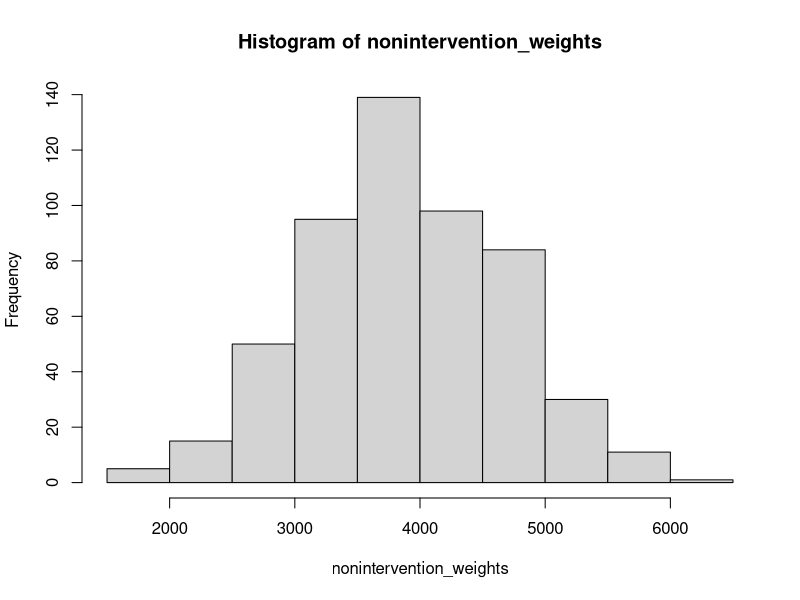
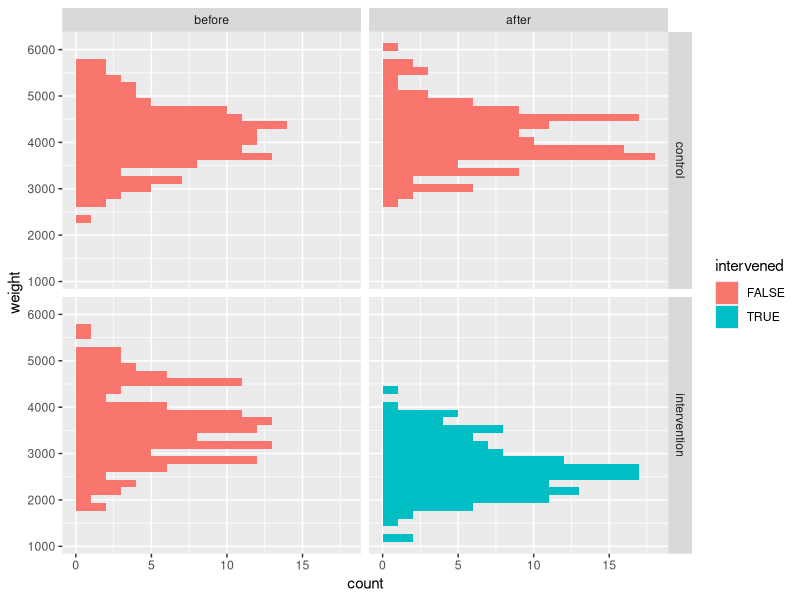
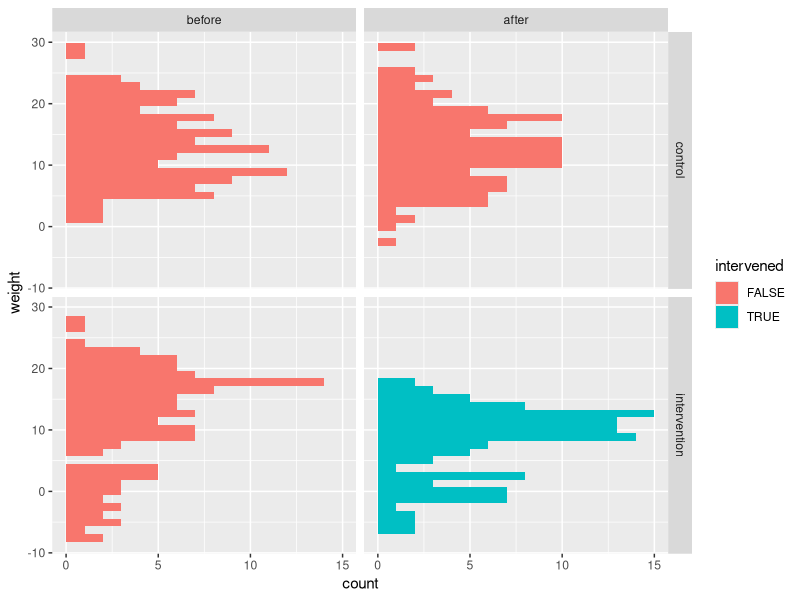
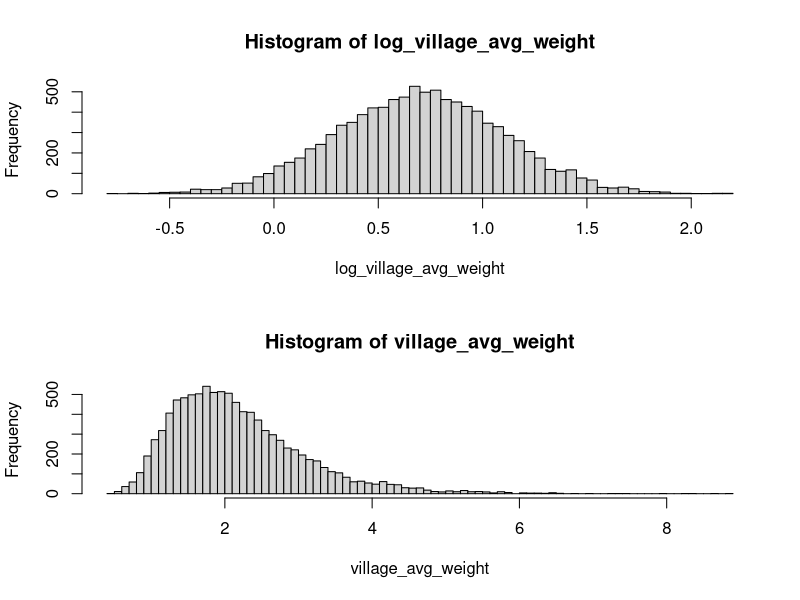
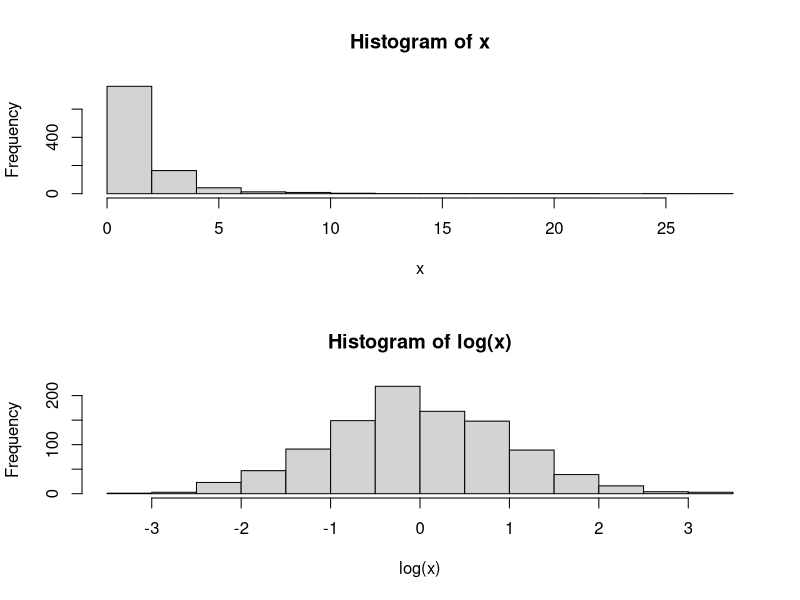
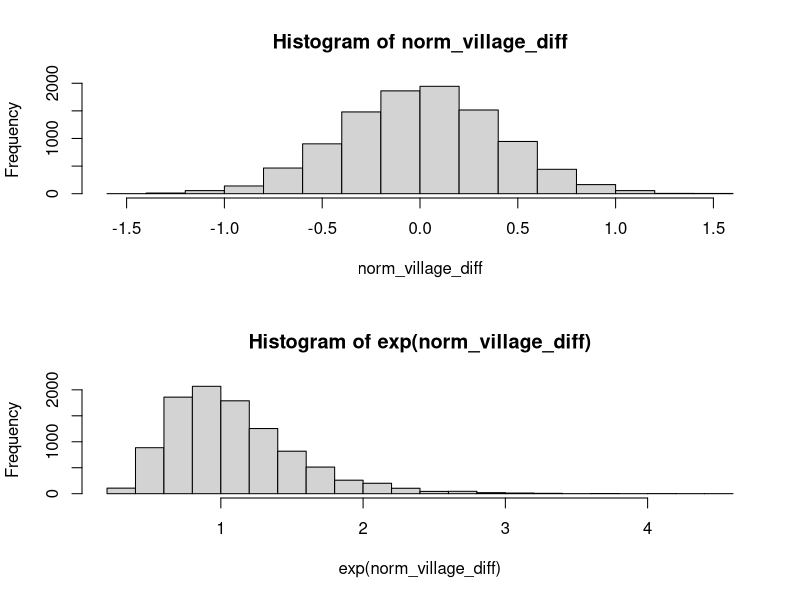
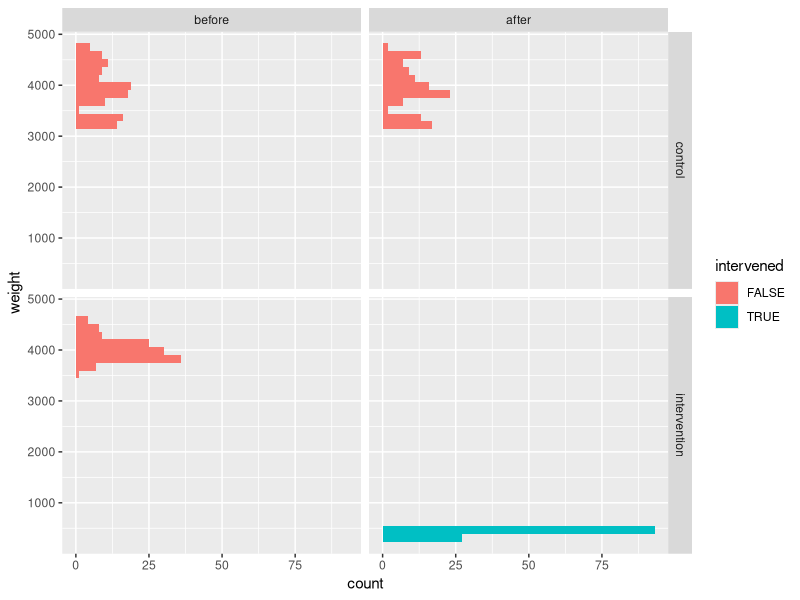

These figures' R source, in order:
library(tidyverse)

n_villages <- 8
n_households_per_village <- 11

# Create a tibble with the structure of the sampling set up, and an empty column
# for the weight of the mosquitoes collected. Each row is one sampling unit: one
# trapping effort, over the course of a month, in a single household.
data_template <- expand_grid(
  village = seq_len(n_villages),
  household = seq_len(n_households_per_village),
  month = c(1:3, 13:15),
  weight = NA
) %>%
  mutate(
    before_after = case_when(
      month %in% 1:3 ~ "before",
      month %in% 13:15 ~ "after"
    ),
    arm = case_when(
      village <= round(n_villages / 2) ~ "control",
      .default = "intervention"
    ),
    .before = "weight"
  ) %>%
  mutate(
    # make unique combinations of households and villages
    household_village_combination = paste(village,
                                          household,
                                          sep = "-"),
    unique_household = match(household_village_combination,
                             unique(household_village_combination)),
    .after = "household"
  ) %>%
  select(
    -household_village_combination
  )

view(data_template)

# what parameters do we need?

# intervention effect (% reduction)
intervention_percent_reduction <- 27 # percent

# WITHOUT intervention effect:
# study average weight (one month total, in one household)
study_avg_wt <- 4000 #mg
inter_village_sd <- 500
inter_household_sd <- 300
inter_month_sd <- 500

# # we could do the simulations with for-loops
# 
# # all 8 villages first
# village_avg_wt <- rnorm(n_villages,
#                         mean = study_avg_wt,
#                         sd = inter_village_sd)
# 
# # then loop through the villages, each time generating 8 households
# 
# # e.g. for the first village:
# household_village1_avg_wt <- rnorm(n_households_per_village,
#                                    mean = village_avg_wt[1],
#                                    sd = inter_household_sd)
# 
# # then loop through the households, each time generating 6 months
# 
# # e.g. for the first village, first household:
# month_household1_village1_wt <- rnorm(6,
#                                       mean = household_village1_avg_wt[1],
#                                       sd = inter_month_sd)

# or we can simulate them all at once, with vectorised code. This makes use of
# the fact that we can simulate zero-mean random normals, and then add on the
# mean. It also makes use of integer indexing in R.

# integer indexing:

# names <- c("John", "Vic", "Sylviane")
# indices <- c(1, 1, 1, 2, 2, 3, 3, 3, 3)
# names[indices]

# set up the random difference values (ignoring intervention effects)

# 8x villages (difference from study average)
village_avg_wt_diffs <- rnorm(n_villages,
                              mean = 0,
                              sd = inter_village_sd)

# 64x households (difference from village average)
unique_household_avg_wt_diffs <- rnorm(n_households_per_village * n_villages,
                                        mean = 0,
                                        sd = inter_household_sd)

# 384 household-month trap records
month_household_avg_wt_diffs <- rnorm(6 * n_households_per_village * n_villages,
                                      mean = 0,
                                      sd = inter_month_sd)

# study average + correct village difference + correct household difference +
# correct month difference

nonintervention_weights <- study_avg_wt +
  village_avg_wt_diffs[data_template$village] +
  unique_household_avg_wt_diffs[data_template$unique_household] +
  month_household_avg_wt_diffs

hist(nonintervention_weights)

# apply convert percentage reduction
intervention_multiplier <- 1 - intervention_percent_reduction / 100

# create a dummy variable for whether there is an effect of the intervention
intervention_in_place <- as.numeric(data_template$before_after == "after" &
                                      data_template$arm == "intervention")

intervention_multiplier_vec <- (1 - intervention_in_place) +
  intervention_in_place * intervention_multiplier

weights <- nonintervention_weights * intervention_multiplier_vec

data_template$weight <- weights

view(data_template)

data_template %>%
  mutate(
    intervened = arm == "intervention" & before_after == "after",
    before_after = factor(before_after,
                          levels = c("before", "after"))
  ) %>%
  ggplot(
    aes(
      x = weight,
      fill = intervened
    )
  ) +
  geom_histogram() +
  facet_grid(arm ~ before_after) +
  coord_flip()


### data manipulation function

#Parameters
intervention_percent_reduction <- 27 # percent
study_avg_wt <- 4000 #mg
inter_village_sd <- 500
inter_household_sd <- 300
inter_month_sd <- 500
n_villages <- 8
n_households_per_village <- 11


intervention_effect_sim_plot <- function(
    intervention_percent_reduction,
    study_avg_wt,
    inter_village_sd,
    inter_household_sd,
    inter_month_sd,
    n_villages = 8,
    n_households_per_village = 10
  ){
  
  data_template <- expand_grid(
    village = seq_len(n_villages),
    household = seq_len(n_households_per_village),
    month = c(1:3, 13:15),
    weight = NA
  ) %>%
    mutate(
      before_after = case_when(
        month %in% 1:3 ~ "before",
        month %in% 13:15 ~ "after"
      ),
      arm = case_when(
        village <= round(n_villages / 2) ~ "control",
        .default = "intervention"
      ),
      .before = "weight"
    ) %>%
    mutate(
      # make unique combinations of households and villages
      household_village_combination = paste(village,
                                            household,
                                            sep = "-"),
      unique_household = match(household_village_combination,
                               unique(household_village_combination)),
      .after = "household"
    ) %>%
    select(
      -household_village_combination
    )
  
  # 8x villages (difference from study average)
  village_avg_wt_diffs <- rnorm(n_villages,
                                mean = 0,
                                sd = inter_village_sd)
  
  # 64x households (difference from village average)
  unique_household_avg_wt_diffs <- rnorm(n_households_per_village * n_villages,
                                         mean = 0,
                                         sd = inter_household_sd)
  
  # 384 household-month trap records
  month_household_avg_wt_diffs <- rnorm(6 * n_households_per_village * n_villages,
                                        mean = 0,
                                        sd = inter_month_sd)
  
  # study average + correct village difference + correct household difference +
  # correct month difference
  
  nonintervention_weights <- study_avg_wt +
    village_avg_wt_diffs[data_template$village] +
    unique_household_avg_wt_diffs[data_template$unique_household] +
    month_household_avg_wt_diffs
  
  # apply convert percentage reduction
  intervention_multiplier <- 1 - intervention_percent_reduction / 100
  
  # create a dummy variable for whether there is an effect of the intervention
  intervention_in_place <- as.numeric(data_template$before_after == "after" &
                                        data_template$arm == "intervention")
  
  intervention_multiplier_vec <- (1 - intervention_in_place) +
    intervention_in_place * intervention_multiplier
  
  weights <- nonintervention_weights * intervention_multiplier_vec
  
  data_template$weight <- weights
  
  data_template %>%
    mutate(
      intervened = arm == "intervention" & before_after == "after",
      before_after = factor(before_after,
                            levels = c("before", "after"))
    ) %>%
    ggplot(
      aes(
        x = weight,
        fill = intervened
      )
    ) +
    geom_histogram() +
    facet_grid(arm ~ before_after) +
    coord_flip()
}


avg_wt <- 10

int_v_sd <- avg_wt*0.6
int_m_sd <- avg_wt*0.3
int_h_sd <- avg_wt*0.3

intervention_effect_sim_plot(
  intervention_percent_reduction = 34,
  study_avg_wt = avg_wt,
  inter_village_sd = int_v_sd,
  inter_month_sd = int_m_sd,
  inter_household_sd = int_h_sd
)




##### log transform example

avg_weight <- 2

inter_village_sd <- 0.4

norm_village_diff <- rnorm(
  n = 10000,
  mean = 0,
  sd = inter_village_sd
)

log_avg_weight <- log(avg_weight)

log_village_avg_weight <- log_avg_weight + norm_village_diff

village_avg_weight <- exp(log_village_avg_weight)
village_avg_weight

par(mfrow = c(2, 1))
hist(log_village_avg_weight, breaks = 100)

hist(village_avg_weight, breaks = 100,)


x<- rlnorm(1000, meanlog = 0, sdlog = 1)

hist(x)

hist(log(x))

hist(norm_village_diff)
hist(exp(norm_village_diff))


### log function example
intervention_effect_sim_plot_log <- function(
    intervention_percent_reduction,
    study_avg_wt,
    inter_village_sd,
    inter_household_sd,
    inter_month_sd,
    n_villages = 8,
    n_households_per_village = 10
){
  
  data_template <- expand_grid(
    village = seq_len(n_villages),
    household = seq_len(n_households_per_village),
    month = c(1:3, 13:15),
    weight = NA
  ) %>%
    mutate(
      before_after = case_when(
        month %in% 1:3 ~ "before",
        month %in% 13:15 ~ "after"
      ),
      arm = case_when(
        village <= round(n_villages / 2) ~ "control",
        .default = "intervention"
      ),
      .before = "weight"
    ) %>%
    mutate(
      # make unique combinations of households and villages
      household_village_combination = paste(village,
                                            household,
                                            sep = "-"),
      unique_household = match(household_village_combination,
                               unique(household_village_combination)),
      .after = "household"
    ) %>%
    select(
      -household_village_combination
    )
  
  # 8x villages (difference from study average)
  village_avg_wt_diffs <- rnorm(n_villages,
                                mean = 0,
                                sd = inter_village_sd)
  
  # 64x households (difference from village average)
  unique_household_avg_wt_diffs <- rnorm(n_households_per_village * n_villages,
                                         mean = 0,
                                         sd = inter_household_sd)
  
  # 384 household-month trap records
  month_household_avg_wt_diffs <- rnorm(6 * n_households_per_village * n_villages,
                                        mean = 0,
                                        sd = inter_month_sd)
  
  # study average + correct village difference + correct household difference +
  # correct month difference
  
  nonintervention_log_weights <- log(study_avg_wt) +
    village_avg_wt_diffs[data_template$village] +
    unique_household_avg_wt_diffs[data_template$unique_household] +
    month_household_avg_wt_diffs
  
  # apply convert percentage reduction
  intervention_multiplier <- 1 - intervention_percent_reduction / 100
  
  # create a dummy variable for whether there is an effect of the intervention
  intervention_in_place <- as.numeric(data_template$before_after == "after" &
                                        data_template$arm == "intervention")
  
  intervention_multiplier_vec <- (1 - intervention_in_place) +
    intervention_in_place * intervention_multiplier
  
  log_weights <- nonintervention_log_weights + log(intervention_multiplier_vec)
  
  weights <- exp(log_weights)
  
  data_template$weight <- weights
  
  data_template %>%
    mutate(
      intervened = arm == "intervention" & before_after == "after",
      before_after = factor(before_after,
                            levels = c("before", "after"))
    ) %>%
    ggplot(
      aes(
        x = weight,
        fill = intervened
      )
    ) +
    geom_histogram() +
    facet_grid(arm ~ before_after) +
    coord_flip()
}


avg_wt <- 4000

int_v_sd <- 0.07
int_m_sd <- 0.02
int_h_sd <- 0.03

intervention_effect_sim_plot_log(
  intervention_percent_reduction = 90,
  study_avg_wt = avg_wt,
  inter_village_sd = int_v_sd,
  inter_month_sd = int_m_sd,
  inter_household_sd = int_h_sd
)
